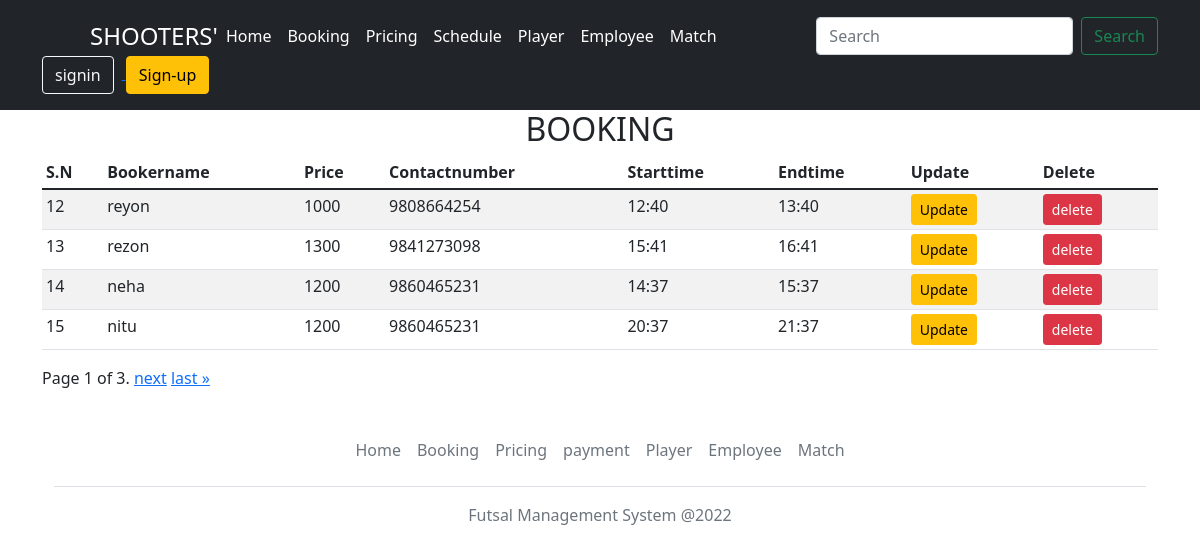
The app's page /bookingdata/ with its own data.
### app/models.py (models this page shows, shortened)
class Booking(models.Model):
    booker_name = models.CharField(max_length=80,unique=True)
    start_time = models.TextField(blank=True, null=True)
    end_time = models.TextField(blank=True, null=True)
    price = models.TextField(blank=True, null=True)
    contactnumber = models.TextField(blank=True, null=True)

### app/views.py (the view)
# urls.py: path('bookingdata/',views.Bookingdata, name="bookingdata"),
def Bookingdata(request):
    booking=Booking.objects.all()
    paginator=Paginator(booking,4)
    page_number=request.GET.get('page')
    page_obj=paginator.get_page(page_number)
    context={"data":booking,
      "page_obj":page_obj
    }
    return render(request, 'bookingdata.html',context)

### templates/bookingdata.html (shortened to what this page needs)
{% load static %}
<!DOCTYPE html>
<html lang="en">
<head>
    <link rel="stylesheet" href="{% static 'css/bootstrap.min.css' %}" />
</head>
<body>
    <header class="p-3 bg-dark text-white">
        <div class="container">
            <div class="d-flex flex-wrap align-items-center justify-content-center justify-content-lg-start">
                <a href="/" class="d-flex align-items-center mb-2 mb-lg-0 text-white text-decoration-none">
                    <svg class="bi me-2" width="40" height="32" role="img" aria-label="Bootstrap">
                        <use xlink:href="#bootstrap" />
                    </svg>
                    <span class="fs-4">SHOOTERS'</span>
                </a>
                <ul class="nav col-12 col-lg-auto me-lg-auto mb-2 justify-content-center mb-md-0">
                    <li><a href="{% url 'home' %}" class="nav-link px-2 text-white">Home</a></li>
                    <li><a href="{% url 'booking' %}" class="nav-link px-2 text-white">Booking</a></li>
                    <li><a href="{% url 'price' %}" class="nav-link px-2 text-white">Pricing</a></li>
                    <li><a href="{% url 'schedule' %}" class="nav-link px-2 text-white">Schedule</a></li>
                    <li><a href="{% url 'player' %}" class="nav-link px-2 text-white">Player</a></li>
                    <li><a href="{% url 'employee' %}" class="nav-link px-2 text-white">Employee</a></li>
                    <li><a href="{% url 'match' %}" class="nav-link px-2 text-white">Match</a></li>
                </ul>
                <form class="d-flex" role="search" method="get"  action="{% url 'search' %}">
                    <input class="form-control me-2" type="search" placeholder="Search" id="query" name="query"  aria-label="Search">
                    <button class="btn btn-outline-success" type="submit" name="submit">Search</button>
                </form>
                <div class="text-end">
                    <a href="/signin">
                        <button type="button" class="btn btn-outline-light me-2">signin</button>
                    </a>
                    <a href="/signup">
                        <button type="button" class="btn btn-warning">Sign-up</button>
                    </a>
                </div>
            </div>
        </div>
    </header>
    <div class="container">
        <h2 class="text-center">BOOKING</h2>
        <div class="table-responsive">
            <table class="table table-striped table-sm px-5">
                <thead>
                    <tr>
                        <th scope="col">S.N</th>
                        <th scope="col">Bookername</th>
                        <th scope="col">Price</th>
                        <th scope="col">Contactnumber</th>
                        <th scope="col">Starttime</th>
                        <th scope="col">Endtime</th>
                        <th scope="col">Update</th>
                        <th scope="col">Delete</th>
                    </tr>
                </thead>
                <tbody>
                    {% for details in page_obj %}
                    <tr>
                        <td>{{details.id}}</td>
                        <td>{{details.booker_name}}</td>
                        <td>{{details.price}}</td>
                        <td>{{details.contactnumber}}</td>
                        <td>{{details.start_time}}</td>
                        <td>{{details.end_time}}</td>
                        <td>
                            <a href="{% url 'editbooking' details.id %}" class="btn btn-warning btn-sm">
                            Update
                            </a>
                        </td>
                        <td>
                            <form method="POST" action="{% url 'bookingdelete' details.id %}">
                                <input type="submit" name="delete" value="delete" class="btn btn-danger btn-sm">
                            </form>
                        </td>
                    </tr>
                    {% endfor %}
                </tbody>
            </table>
        </div>
        <div class="pagination">
            <span class="step-links">
                <span class="current">
                    Page {{ page_obj.number }} of {{ page_obj.paginator.num_pages }}.
                </span>
                {% if page_obj.has_next %}
                <a href="?page={{ page_obj.next_page_number }}">next</a>
                <a href="?page={{ page_obj.paginator.num_pages }}">last &raquo;</a>
                {% endif %}
            </span>
        </div>
        <div class="container">
            <footer class="py-3 my-4">
                <ul class="nav justify-content-center border-bottom pb-3 mb-3">
                    <li class="nav-item"><a href="{% url 'home' %}" class="nav-link px-2 text-muted">Home</a></li>
                    <li class="nav-item"><a href="{% url 'booking' %}" class="nav-link px-2 text-muted">Booking</a></li>
                    <li class="nav-item"><a href="{% url 'price' %}" class="nav-link px-2 text-muted">Pricing</a></li>
                    <li class="nav-item"><a href="{% url 'payment' %}" class="nav-link px-2 text-muted">payment</a></li>
                    <li class="nav-item"><a href="{% url 'player' %}" class="nav-link px-2 text-muted">Player</a></li>
                    <li class="nav-item"><a href="{% url 'employee' %}" class="nav-link px-2 text-muted">Employee</a>
                    </li>
                    <li class="nav-item"><a href="{% url 'match' %}" class="nav-link px-2 text-muted">Match</a></li>
                </ul>
                <p class="text-center text-muted">Futsal Management System @2022 </p>
            </footer>
        </div>
</body>
</html>

### records on screen
Booking: id "12", booker_name "reyon", price "1000", contactnumber "9808664254", start_time "12:40", end_time "13:40"
Booking: id "13", booker_name "rezon", price "1300", contactnumber "9841273098", start_time "15:41", end_time "16:41"
Booking: id "14", booker_name "neha", price "1200", contactnumber "9860465231", start_time "14:37", end_time "15:37"
Booking: id "15", booker_name "nitu", price "1200", contactnumber "9860465231", start_time "20:37", end_time "21:37"

### other values on screen
{{ page_obj.number }} "1"
{{ page_obj.paginator.num_pages }} "3"
